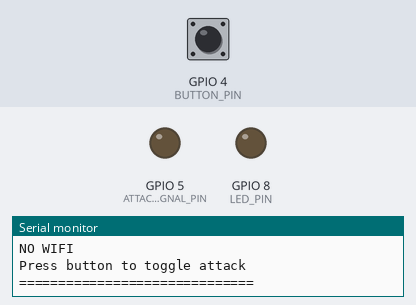
Simulated run of this sketch. Board: ESP32-C3. On the bench: output pins drawn as LEDs (lit = HIGH), the last lines printed to the serial monitor. The test bench sets the inputs (shaded band); at power-on: GPIO 4 (BUTTON_PIN) HIGH.

Above: at 2.2 s.
2.3 s: GPIO 4 (BUTTON_PIN) pulsed LOW 5 times (0.12 s each, 0.3 s apart)
At 4.1 s:
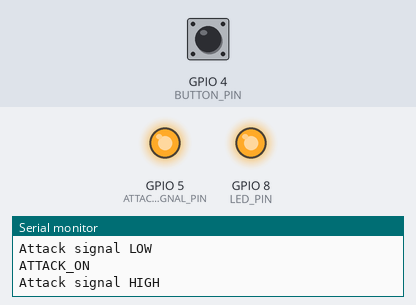
5.3 s: GPIO 4 (BUTTON_PIN) pulled LOW for 0.15 s
At 6.5 s:
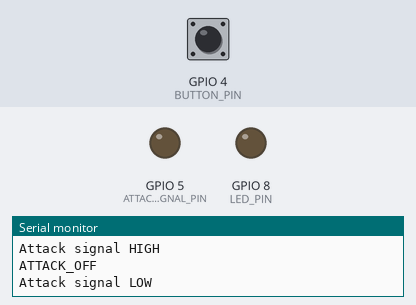
6.9 s: GPIO 4 (BUTTON_PIN) pulled LOW for 1 s
At 8.0 s:
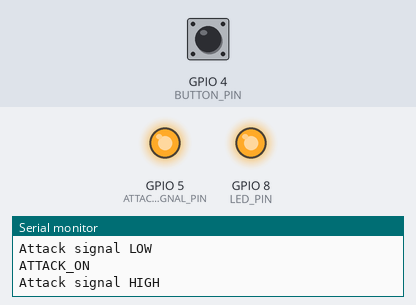
Timing chart, 0 to 9.9 s (numbered marks = the images above; inputs shaded):
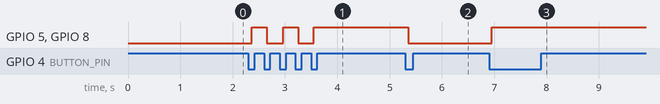

The sketch:

ESP32_C3_Attacker.ino
```cpp
#include <Arduino.h>
#include <math.h>

// =====================================================
// PINS
// =====================================================

#define BUTTON_PIN 4
#define LED_PIN 8
#define ATTACK_SIGNAL_PIN 5

// =====================================================
// VARIABLES
// =====================================================

bool attackActive = false;

int lastReading = HIGH;
int stableButtonState = HIGH;

unsigned long lastDebounceTime = 0;

const unsigned long debounceDelay = 50;

float dummyValue = 0;


// =====================================================
// SETUP
// =====================================================

void setup()
{
  Serial.begin(115200);

  delay(1000);

  // ---------------------------------------------------
  // BUTTON
  // ---------------------------------------------------

  pinMode(
    BUTTON_PIN,
    INPUT_PULLUP
  );

  // ---------------------------------------------------
  // LED
  // ---------------------------------------------------

  pinMode(
    LED_PIN,
    OUTPUT
  );

  digitalWrite(
    LED_PIN,
    LOW
  );

  // ---------------------------------------------------
  // ATTACK SIGNAL
  // ---------------------------------------------------

  pinMode(
    ATTACK_SIGNAL_PIN,
    OUTPUT
  );

  digitalWrite(
    ATTACK_SIGNAL_PIN,
    LOW
  );

  // ---------------------------------------------------
  // START MESSAGE
  // ---------------------------------------------------

  Serial.println();
  Serial.println(
    "=============================="
  );

  Serial.println(
    "ESP32-C3 ATTACKER READY"
  );

  Serial.println(
    "NO WIFI"
  );

  Serial.println(
    "Press button to toggle attack"
  );

  Serial.println(
    "=============================="
  );
}


// =====================================================
// LOOP
// =====================================================

void loop()
{
  // ===================================================
  // READ BUTTON
  // ===================================================

  int reading =
    digitalRead(BUTTON_PIN);

  // ---------------------------------------------------
  // Button changed
  // ---------------------------------------------------

  if (reading != lastReading)
  {
    lastDebounceTime =
      millis();
  }

  // ---------------------------------------------------
  // Wait for stable button
  // ---------------------------------------------------

  if (
    (millis() - lastDebounceTime)
    > debounceDelay
  )
  {
    if (reading != stableButtonState)
    {
      stableButtonState =
        reading;

      // ===============================================
      // BUTTON PRESSED
      // ===============================================

      if (stableButtonState == LOW)
      {
        attackActive =
          !attackActive;

        // =============================================
        // ATTACK ON
        // =============================================

        if (attackActive)
        {
          digitalWrite(
            LED_PIN,
            HIGH
          );

          digitalWrite(
            ATTACK_SIGNAL_PIN,
            HIGH
          );

          Serial.println();
          Serial.println(
            "ATTACK_ON"
          );

          Serial.println(
            "Attack signal HIGH"
          );
        }

        // =============================================
        // ATTACK OFF
        // =============================================

        else
        {
          digitalWrite(
            LED_PIN,
            LOW
          );

          digitalWrite(
            ATTACK_SIGNAL_PIN,
            LOW
          );

          Serial.println();
          Serial.println(
            "ATTACK_OFF"
          );

          Serial.println(
            "Attack signal LOW"
          );
        }
      }
    }
  }

  lastReading =
    reading;

  // ===================================================
  // ATTACKER ACTIVITY
  // ===================================================

  if (attackActive)
  {
    // Generate CPU activity during attack
    for (
      int i = 0;
      i < 3000;
      i++
    )
    {
      dummyValue =
        sin(i * 0.05) *
        cos(i * 0.02) +
        sqrt(i + 5.0);
    }
  }
  else
  {
    delay(10);
  }
}
```

Measured:
- after the input at 2.3 s, GPIO 5 (ATTACK_SIGNAL_PIN), GPIO 8 (LED_PIN): alternates HIGH for 0.29 s and LOW for 0.31 s, 5 changes in all, then stays HIGH, starting after 0.06 s
- after the input at 5.3 s, GPIO 5 (ATTACK_SIGNAL_PIN), GPIO 8 (LED_PIN): HIGH → LOW after 0.05 s
- after the input at 6.9 s, GPIO 5 (ATTACK_SIGNAL_PIN), GPIO 8 (LED_PIN): LOW → HIGH after 0.05 s
